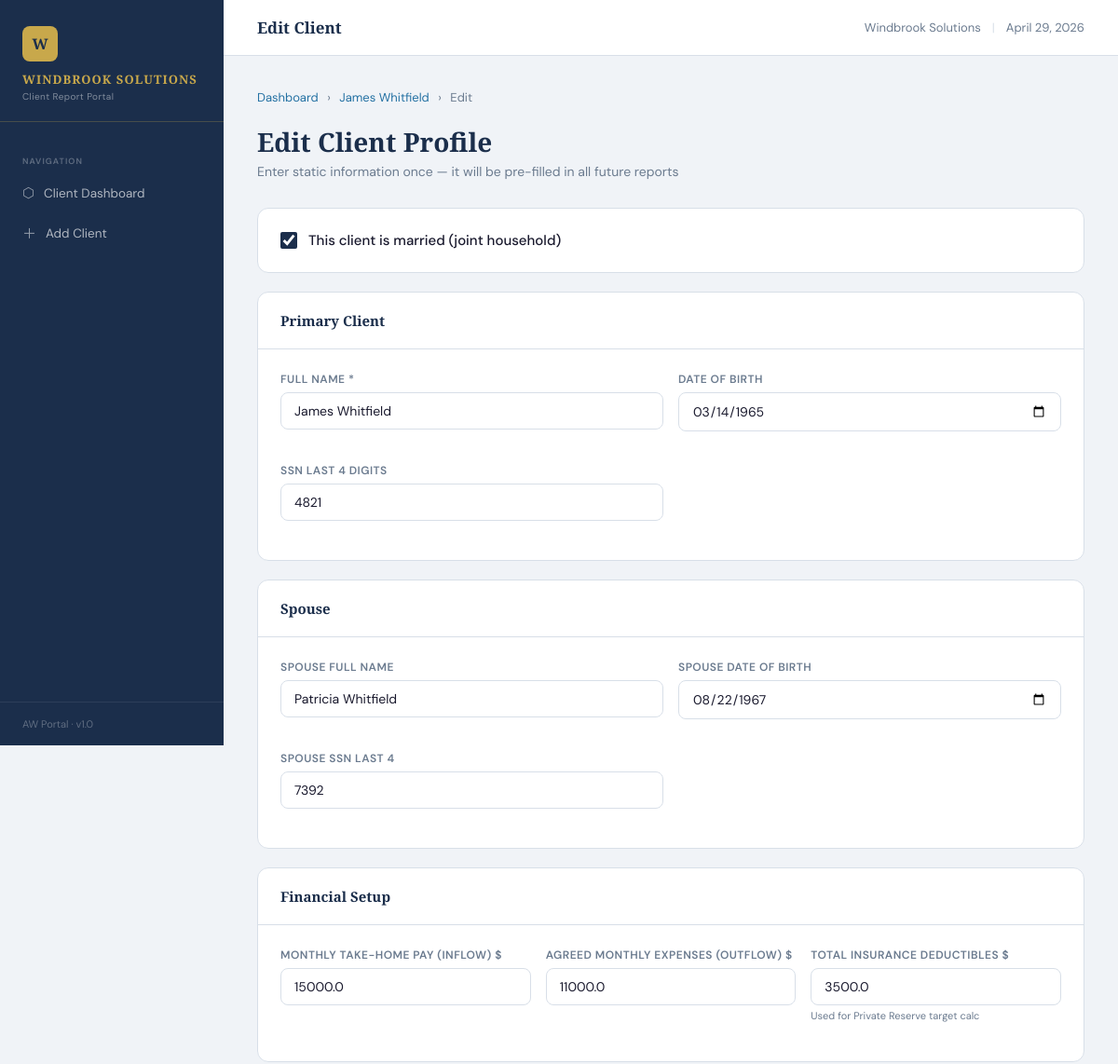
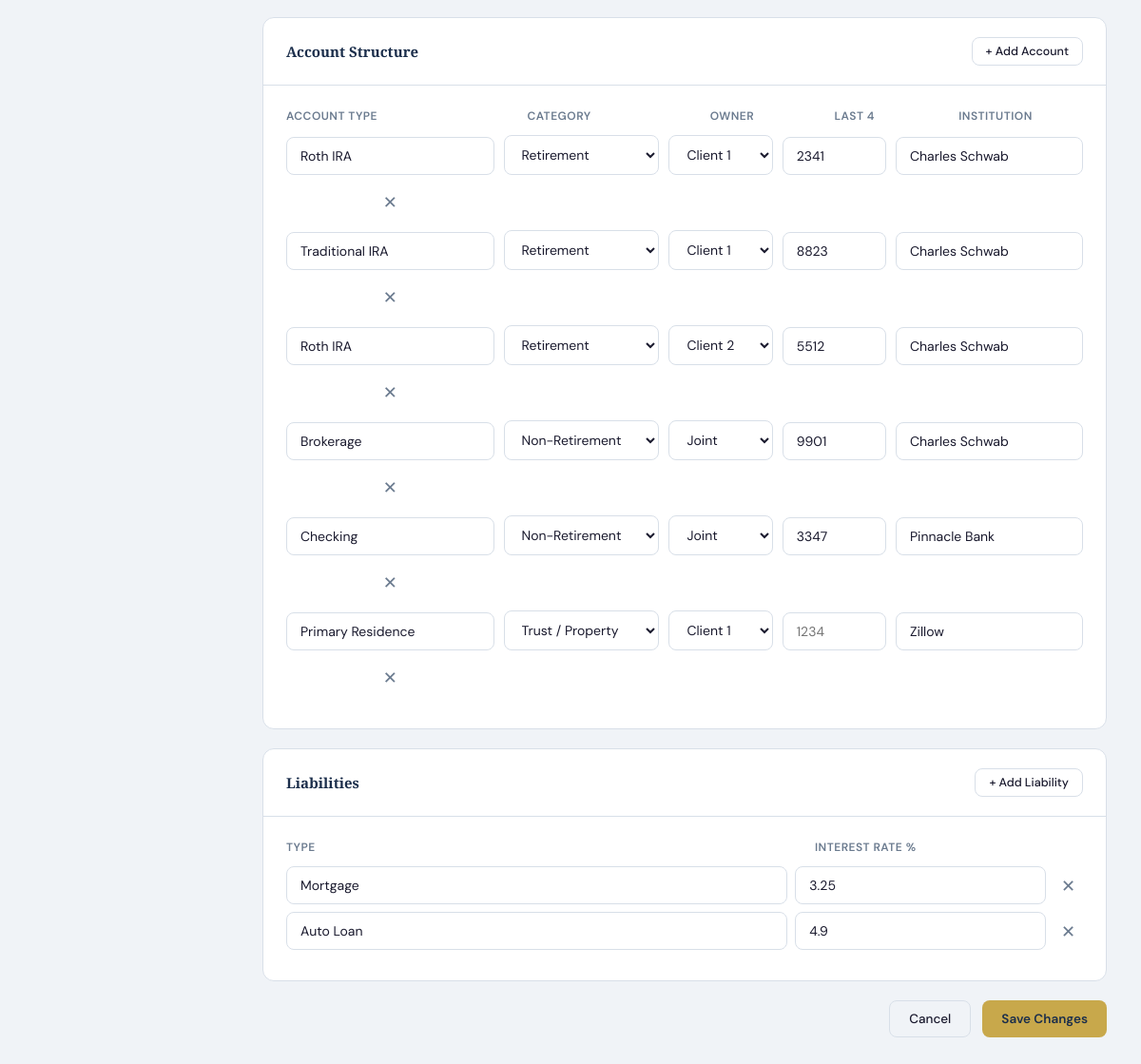
The page /client/1/edit on the database its author committed (2 pictures, top to bottom).
### tables this page shows
CREATE TABLE clients (
        id INTEGER PRIMARY KEY AUTOINCREMENT,
        name TEXT NOT NULL,
        name2 TEXT,
        dob TEXT,
        dob2 TEXT,
        age INTEGER,
        age2 INTEGER,
        ssn_last4 TEXT,
        ssn_last4_2 TEXT,
        monthly_salary REAL DEFAULT 0,
        monthly_expenses REAL DEFAULT 0,
        insurance_deductibles REAL DEFAULT 0,
        is_married INTEGER DEFAULT 0,
        created_at TEXT DEFAULT CURRENT_TIMESTAMP,
        last_report_date TEXT
    );

CREATE TABLE accounts (
        id INTEGER PRIMARY KEY AUTOINCREMENT,
        client_id INTEGER,
        owner TEXT DEFAULT 'client1',
        account_type TEXT,
        account_category TEXT,
        last4 TEXT,
        institution TEXT,
        FOREIGN KEY(client_id) REFERENCES clients(id)
    );

CREATE TABLE liabilities (
        id INTEGER PRIMARY KEY AUTOINCREMENT,
        client_id INTEGER,
        liability_type TEXT,
        interest_rate REAL,
        FOREIGN KEY(client_id) REFERENCES clients(id)
    );

### app.py (the view, shortened to what this page needs)
@app.route('/client/<int:client_id>/edit', methods=['GET', 'POST'])
def edit_client(client_id):
    db = get_db()
    client = db.execute('SELECT * FROM clients WHERE id=?', (client_id,)).fetchone()
    if not client:
        abort(404)
    accounts = db.execute('SELECT * FROM accounts WHERE client_id=?', (client_id,)).fetchall()
    liabilities = db.execute('SELECT * FROM liabilities WHERE client_id=?', (client_id,)).fetchall()
    db.close()
    return render_template('client_form.html', client=client, accounts=accounts, liabilities=liabilities)

### app.py (called while the page is built)
@app.context_processor
def inject_globals():
    return {'now': datetime.now()}

### db.py (called while the page is built)
def get_db():
    conn = sqlite3.connect(DB_PATH)
    conn.row_factory = sqlite3.Row
    return conn

### templates/client_form.html (shortened to what this page needs)
{% extends "base.html" %}
{% block topbar_title %}{% if client %}Edit Client{% else %}Add Client{% endif %}{% endblock %}
{% block content %}
<div class="breadcrumb">
  <a href="/">Dashboard</a> <span>›</span>
  {% if client %}<a href="/client/{{ client.id }}">{{ client.name }}</a> <span>›</span> Edit{% else %}Add Client{% endif %}
</div>
<div class="page-header fade-up">
  <h1>{% if client %}Edit Client Profile{% else %}New Client{% endif %}</h1>
  <p>Enter static information once — it will be pre-filled in all future reports</p>
</div>
<form method="POST" action="{% if client %}/client/{{ client.id }}/edit{% else %}/client/new{% endif %}">
  <div class="card fade-up" style="margin-bottom:20px">
    <div class="card-body">
      <label style="display:flex;align-items:center;gap:12px;cursor:pointer;user-select:none">
        <input type="checkbox" name="is_married" id="is_married"
          {% if client and client.is_married %}checked{% endif %}
          onchange="toggleSpouse(this.checked)"
          style="width:18px;height:18px;cursor:pointer;accent-color:var(--navy)">
        <span style="font-size:15px;font-weight:500">This client is married (joint household)</span>
      </label>
    </div>
  </div>
  <div class="card fade-up stagger-1" style="margin-bottom:20px">
    <div class="card-header"><h3>Primary Client</h3></div>
    <div class="card-body">
      <div class="form-grid">
        <div class="form-group">
          <label class="form-label">Full Name *</label>
          <input class="form-control" name="name" required value="{{ client.name if client else '' }}" placeholder="James Whitfield">
        </div>
        <div class="form-group">
          <label class="form-label">Date of Birth</label>
          <input class="form-control" type="date" name="dob" value="{{ client.dob if client else '' }}">
        </div>
        <div class="form-group">
          <label class="form-label">SSN Last 4 Digits</label>
          <input class="form-control" name="ssn_last4" maxlength="4" value="{{ client.ssn_last4 if client else '' }}" placeholder="4821">
        </div>
      </div>
    </div>
  </div>
  <div id="spouse-section" class="card fade-up stagger-1" style="margin-bottom:20px; {% if not (client and client.is_married) %}display:none{% endif %}">
    <div class="card-header"><h3>Spouse</h3></div>
    <div class="card-body">
      <div class="form-grid">
        <div class="form-group">
          <label class="form-label">Spouse Full Name</label>
          <input class="form-control" name="name2" value="{{ client.name2 if client else '' }}" placeholder="Patricia Whitfield">
        </div>
        <div class="form-group">
          <label class="form-label">Spouse Date of Birth</label>
          <input class="form-control" type="date" name="dob2" value="{{ client.dob2 if client else '' }}">
        </div>
        <div class="form-group">
          <label class="form-label">Spouse SSN Last 4</label>
          <input class="form-control" name="ssn_last4_2" maxlength="4" value="{{ client.ssn_last4_2 if client else '' }}" placeholder="7392">
        </div>
      </div>
    </div>
  </div>
  <div class="card fade-up stagger-2" style="margin-bottom:20px">
    <div class="card-header"><h3>Financial Setup</h3></div>
    <div class="card-body">
      <div class="form-grid-3">
        <div class="form-group">
          <label class="form-label">Monthly Take-Home Pay (Inflow) $</label>
          <input class="form-control money" type="number" name="monthly_salary" step="0.01"
            value="{{ client.monthly_salary if client else '' }}" placeholder="15000">
        </div>
        <div class="form-group">
          <label class="form-label">Agreed Monthly Expenses (Outflow) $</label>
          <input class="form-control money" type="number" name="monthly_expenses" step="0.01"
            value="{{ client.monthly_expenses if client else '' }}" placeholder="11000">
        </div>
        <div class="form-group">
          <label class="form-label">Total Insurance Deductibles $</label>
          <input class="form-control money" type="number" name="insurance_deductibles" step="0.01"
            value="{{ client.insurance_deductibles if client else '' }}" placeholder="3500">
          <div style="font-size:11px;color:var(--muted);margin-top:4px">Used for Private Reserve target calc</div>
        </div>
      </div>
    </div>
  </div>
  <div class="card fade-up stagger-2" style="margin-bottom:20px">
    <div class="card-header">
      <h3>Account Structure</h3>
      <button type="button" class="btn btn-outline btn-sm" onclick="addAccount()">+ Add Account</button>
    </div>
    <div class="card-body">
      <div style="display:grid;grid-template-columns:2fr 1.5fr 1fr 1fr 1fr auto;gap:8px;margin-bottom:6px">
        <div class="form-label">Account Type</div>
        <div class="form-label">Category</div>
        <div class="form-label">Owner</div>
        <div class="form-label">Last 4</div>
        <div class="form-label">Institution</div>
      </div>
      <div id="accounts-container">
        {% if accounts %}
          {% for acc in accounts %}
          <div class="acc-row">
            <input class="form-control" name="account_type[]" value="{{ acc.account_type }}" placeholder="e.g. Roth IRA">
            <select class="form-control" name="account_category[]">
              <option value="retirement" {% if acc.account_category == 'retirement' %}selected{% endif %}>Retirement</option>
              <option value="non-retirement" {% if acc.account_category == 'non-retirement' %}selected{% endif %}>Non-Retirement</option>
              <option value="trust" {% if acc.account_category == 'trust' %}selected{% endif %}>Trust / Property</option>
            </select>
            <select class="form-control" name="account_owner[]">
              <option value="client1" {% if acc.owner == 'client1' %}selected{% endif %}>Client 1</option>
              <option value="client2" {% if acc.owner == 'client2' %}selected{% endif %}>Client 2</option>
              <option value="joint" {% if acc.owner == 'joint' %}selected{% endif %}>Joint</option>
            </select>
            <input class="form-control" name="account_last4[]" value="{{ acc.last4 }}" maxlength="4" placeholder="1234">
            <input class="form-control" name="account_institution[]" value="{{ acc.institution }}" placeholder="Schwab">
            <button type="button" class="remove-btn" onclick="this.parentElement.remove()">✕</button>
          </div>
          {% endfor %}
        {% endif %}
      </div>
    </div>
  </div>
  <div class="card fade-up stagger-3" style="margin-bottom:20px">
    <div class="card-header">
      <h3>Liabilities</h3>
      <button type="button" class="btn btn-outline btn-sm" onclick="addLiability()">+ Add Liability</button>
    </div>
    <div class="card-body">
      <div style="display:grid;grid-template-columns:2fr 1fr auto;gap:8px;margin-bottom:6px">
        <div class="form-label">Type</div>
        <div class="form-label">Interest Rate %</div>
      </div>
      <div id="liabilities-container">
        {% if liabilities %}
          {% for lib in liabilities %}
          <div style="display:grid;grid-template-columns:2fr 1fr auto;gap:8px;margin-bottom:8px;align-items:end">
            <input class="form-control" name="liability_type[]" value="{{ lib.liability_type }}" placeholder="e.g. Mortgage">
            <input class="form-control" name="liability_rate[]" type="number" step="0.01" value="{{ lib.interest_rate }}" placeholder="3.25">
            <button type="button" class="remove-btn" onclick="this.parentElement.remove()">✕</button>
          </div>
          {% endfor %}
        {% endif %}
      </div>
    </div>
  </div>
  <div style="display:flex;gap:12px;justify-content:flex-end" class="fade-up">
    <a href="{% if client %}/client/{{ client.id }}{% else %}/{% endif %}" class="btn btn-outline">Cancel</a>
    <button type="submit" class="btn btn-gold">
      {% if client %}Save Changes{% else %}Create Client Profile{% endif %}
    </button>
  </div>
</form>
{% endblock %}

### templates/base.html (style rules this page uses)
:root { --navy: #1B2E4B; --navy-light: #243D61; --gold: #C8A84B; --gold-light: #E8D08A; --green: #2E7D5E; --red: #C0392B; --blue-accent: #2471A3; --bg: #F0F3F7; --surface: #FFFFFF; --border: #D8DFE8; --text: #1A1A2E; --muted: #6B7B8F; --sidebar-w: 240px; }
* { margin: 0; padding: 0; box-sizing: border-box; }
body { font-family: 'DM Sans', sans-serif; background: var(--bg); color: var(--text); min-height: 100vh; display: flex; }
.btn { display: inline-flex; align-items: center; gap: 7px; padding: 10px 20px; border-radius: 8px; font-family: 'DM Sans', sans-serif; font-size: 13.5px; font-weight: 500; cursor: pointer; border: none; transition: all 0.15s; text-decoration: none; }
.btn-gold { background: var(--gold); color: var(--navy); font-weight: 600; }
.btn-outline { background: transparent; border: 1.5px solid var(--border); color: var(--text); }
.btn-sm { padding: 6px 14px; font-size: 12.5px; }
.card { background: var(--surface); border-radius: 12px; border: 1px solid var(--border); overflow: hidden; }
.card-header { padding: 20px 24px; border-bottom: 1px solid var(--border); display: flex; align-items: center; justify-content: space-between; }
.card-header h3 { font-family: 'Playfair Display', serif; font-size: 15px; font-weight: 600; color: var(--navy); }
.card-body { padding: 24px; }
.form-group { margin-bottom: 18px; }
.form-label { display: block; font-size: 12px; font-weight: 600; color: var(--muted); letter-spacing: 0.04em; text-transform: uppercase; margin-bottom: 6px; }
.form-control { width: 100%; padding: 10px 14px; border: 1.5px solid var(--border); border-radius: 8px; font-family: 'DM Sans', sans-serif; font-size: 14px; color: var(--text); background: white; transition: border-color 0.15s; outline: none; }
.form-control.money { font-variant-numeric: tabular-nums; }
select.form-control { cursor: pointer; }
.form-grid { display: grid; grid-template-columns: 1fr 1fr; gap: 16px; }
.form-grid-3 { display: grid; grid-template-columns: 1fr 1fr 1fr; gap: 16px; }
.page-header { margin-bottom: 30px; }
.page-header h1 { font-family: 'Playfair Display', serif; font-size: 28px; font-weight: 700; color: var(--navy); margin-bottom: 4px; }
.page-header p { color: var(--muted); font-size: 14px; }
.breadcrumb { font-size: 13px; color: var(--muted); margin-bottom: 20px; }
.breadcrumb a { color: var(--blue-accent); text-decoration: none; }
.breadcrumb span { margin: 0 6px; }
.acc-row { display: grid; grid-template-columns: 2fr 1.5fr 1fr 1fr auto; gap: 10px; align-items: end; margin-bottom: 10px; }
.remove-btn { background: none; border: none; color: var(--muted); cursor: pointer; font-size: 18px; padding: 8px; border-radius: 6px; transition: all 0.15s; }
.fade-up { animation: fadeUp 0.3s ease forwards; }
.stagger-1 { animation-delay: 0.05s; }
.stagger-2 { animation-delay: 0.1s; }
.stagger-3 { animation-delay: 0.15s; }

### rows shown on the page
clients: name "James Whitfield", is_married "☑", dob "03/14/1965", ssn_last4 "4821", name2 "Patricia Whitfield", dob2 "08/22/1967", ssn_last4_2 "7392", monthly_salary "15000.0", monthly_expenses "11000.0", insurance_deductibles "3500.0"
accounts: account_type "Roth IRA", account_category "Retirement", owner "Client 1", last4 "2341", institution "Charles Schwab"
accounts: account_type "Traditional IRA", account_category "Retirement", owner "Client 1", last4 "8823", institution "Charles Schwab"
accounts: account_type "Roth IRA", account_category "Retirement", owner "Client 2", last4 "5512", institution "Charles Schwab"
accounts: account_type "Brokerage", account_category "Non-Retirement", owner "Joint", last4 "9901", institution "Charles Schwab"
accounts: account_type "Checking", account_category "Non-Retirement", owner "Joint", last4 "3347", institution "Pinnacle Bank"
accounts: account_type "Primary Residence", account_category "Trust / Property", institution "Zillow"
liabilities: liability_type "Mortgage", interest_rate "3.25"
liabilities: liability_type "Auto Loan", interest_rate "4.9"
